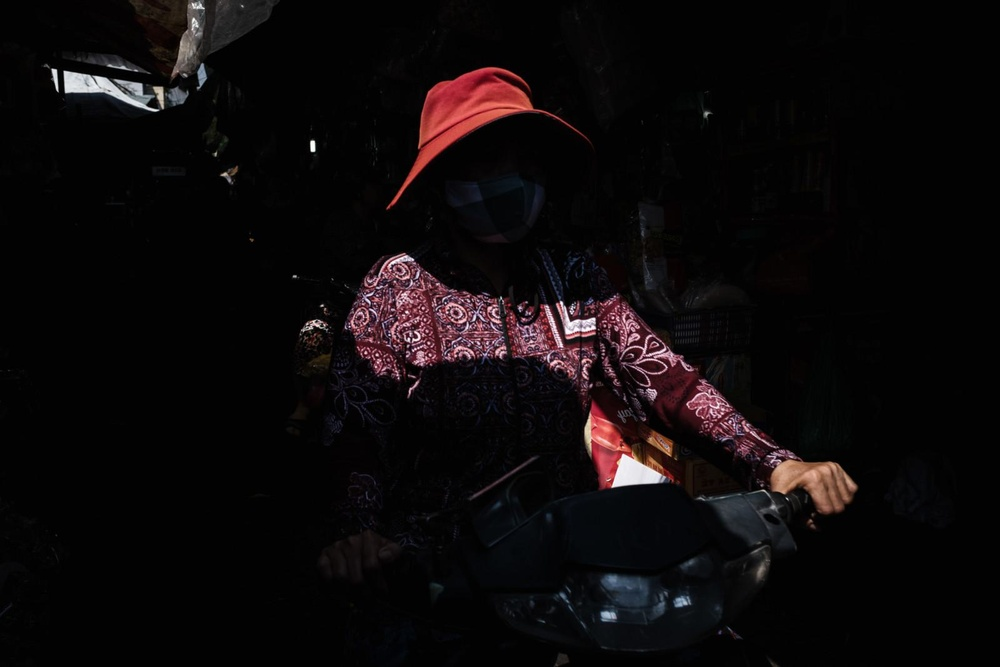
#> input picture imgs/saigon.jpeg, 1000 x 667 px, shrunk from 1600 x 1067 before the run
$ jupyter execute notebook.ipynb
#> lines starting #> are read from the running program, lines starting #| are printed output that depends on the picture
### utils.py

from matplotlib import pyplot as plt
import numpy as np


def plot_eq(img, eq=False, opencv=False):
    _, ax = plt.subplots(1, 2, figsize=(12, 6))
    title = 'Imagen ecualizada' if eq or opencv else 'Imagen con escala de grises'
    title2 = 'Histograma con distribución ecualizada' if eq or opencv else 'Histograma'
    title3 = 'Distribución Acumulada Ecualizada' if eq or opencv else 'Distribución Acumulada'

    hist, _ = np.histogram(img.flatten(), 256, [0,256])
    fda = hist.cumsum() # Funcion de distribucion acumulada (FDA)

    if not opencv:
        if eq:
            fda_norm = (fda - fda.min()) * 255 / (fda.max() - fda.min())

            img = fda_norm[img.flatten()].reshape(img.shape) # Mapeando los valores de la imagen
            hist, _ = np.histogram(img.flatten(), 256, [0,256])
            fda = hist.cumsum()

    fda_norm = fda * hist.max() / fda.max()


    ax[0].imshow(img, cmap='gray')
    ax[0].axis('off')
    ax[0].set_title(title)

    ax[1].hist(img.ravel(), bins=256, range=[0,256], label=title2)
    ax[1].plot(fda_norm, label=title3)
    ax[1].set_xlabel('Valor del pixel')
    ax[1].set_ylabel('Frecuencia')

    ax[1].legend()
    plt.tight_layout()
    plt.show()

### notebook.ipynb
# Lista 1

[cell 1]
# Librerias necesarias

import cv2 as cv
import numpy as np
import os

from matplotlib import pyplot as plt
from PIL import Image

## Inciso 1

### OpenCV

[cell 2]
# Leyendo imagen con OpenCV
img_opencv = cv.imread('imgs/saigon.jpeg', cv.IMREAD_COLOR)
#> img_opencv is the input picture: shape (667, 1000, 3); mean B, G, R 10.6, 9.7, 13.6
img_opencv_rgb = cv.cvtColor(img_opencv, cv.COLOR_BGR2RGB) # convirtiendo de BGR a RGB

# Mostrando imagen
plt.imshow(img_opencv_rgb)
plt.axis('off')
plt.show()

[cell 3]
# Almacenando imagen - OpenCV
dir_exists = cv.imwrite('imgs/save/saigon_opencv.jpeg', img_opencv) # Almacenando imagen en formato JPG

if not dir_exists:
    os.makedirs('imgs/save')
    cv.imwrite('imgs/save/saigon_opencv.jpeg', img_opencv)

[cell 4]
# Almacenando imagen con Matplotlib
plt.imsave('imgs/save/saigon_matplotlib.png', img_opencv_rgb)

[cell 5]
# Convertir a un array de numpy - OpenCV
img_opencv # En el caso de OpenCV, no es necesario porque la imagen se almacena en un array de numpy por defecto

La imagen se almacena en memoria como un arreglo tridimensional de NumPy. La primera dimensión corresponde a la altura de la imagen, reflejando la cantidad de filas. Por otra parte, la segunda dimensión indica el ancho de la imagen, donde cada elemento dentro de una fila equivale a un píxel, cada uno se representa por un arreglo unidimensional, representando a la tercera dimensión. En este arreglo, se almacena la información de color de cada píxel siguiendo el formato BGR (Azul, Verde, Rojo).

### PIL

[cell 6]
# Leyendo imagen con PIL

img_pil = Image.open('imgs/saigon.jpeg')

# Mostrando imagen
img_pil

[cell 7]
# Almacenando imagen - PIL
img_pil.save('imgs/save/saigon_pil.jpeg') # Almacenando imagen en formato JPG

# Convertir a un array de numpy - PIL
img_pil_np = np.array(img_pil)
img_pil_np

La imagen se almacena en memoria como un arreglo tridimensional. En este arreglo, se almacena la información de color de cada píxel siguiendo el formato RGB (Rojo, Verde, Azul).

## Inciso 3
##### Implementar en Python una función que haga la ecualización de histograma para una imagen en escala de grises (8 bits).

[cell 8]
from utils import plot_eq

[cell 9]
img_opencv = cv.imread('imgs/low_contrast_img.jpeg', cv.IMREAD_COLOR)
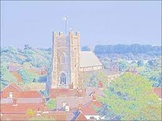
#> input picture imgs/low_contrast_img.jpeg, 162 x 121 px, shrunk from 259 x 194 before the run
#> img_opencv is the input picture: shape (121, 162, 3); mean B, G, R 208.4, 198.2, 194
img_escala_grises = cv.cvtColor(img_opencv, cv.COLOR_BGR2GRAY)
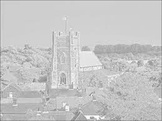
#> img_escala_grises: shape (121, 162); min 122, max 254, mean 198.2
plot_eq(img_escala_grises)
#> in plot_eq, `hist, _ = np.histogram(img.flatten(), 256, [0,256])`: hist = 256 values, max 2327 at index 206, min 0 at index 0, mean 76.57
#> in plot_eq, `fda = hist.cumsum()`: fda = 256 values from 0 to 19602
#> in plot_eq, `fda_norm = fda * hist.max() / fda.max()`: fda_norm = 256 values from 0 to 2327
#> in plot_eq, `plt.show()`:
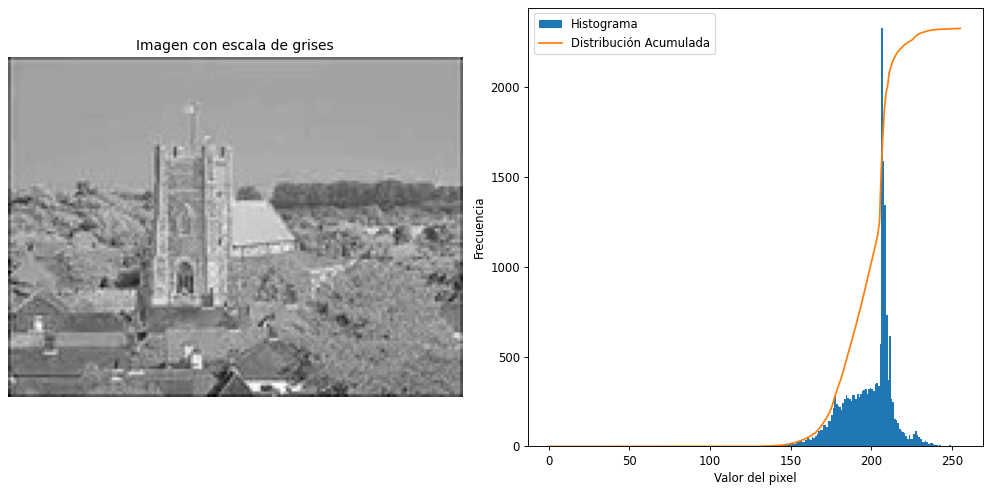
#> figure drawn by matplotlib, 2 panels; panel 2: tallest bar 2327 high, from x = 206 to 207; panel 2: curve peaks at x = 254, y = 2327

[cell 10]
plot_eq(img_escala_grises, True)
#> call 2 of plot_eq, with eq = True, opencv = False
#> in plot_eq (call 2), `fda_norm = (fda - fda.min()) * 255 / (fda.max() - fda.min())`: fda_norm = 256 values from 0 to 255
#> in plot_eq (call 2), `img = fda_norm[img.flatten()].reshape(img.shape)`:
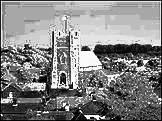
#> img: shape (121, 162) float64; min 0.013, max 255, mean 132.1
#> in plot_eq (call 2), `hist, _ = np.histogram(img.flatten(), 256, [0,256])`: hist = 256 values, max 2327 at index 167, min 0 at index 13, mean 76.57
#> in plot_eq (call 2), `fda = hist.cumsum()`: fda = 256 values from 65 to 19602
#> in plot_eq (call 2), `fda_norm = fda * hist.max() / fda.max()`: fda_norm = 256 values from 7.72 to 2327
#> in plot_eq (call 2), `plt.show()`:
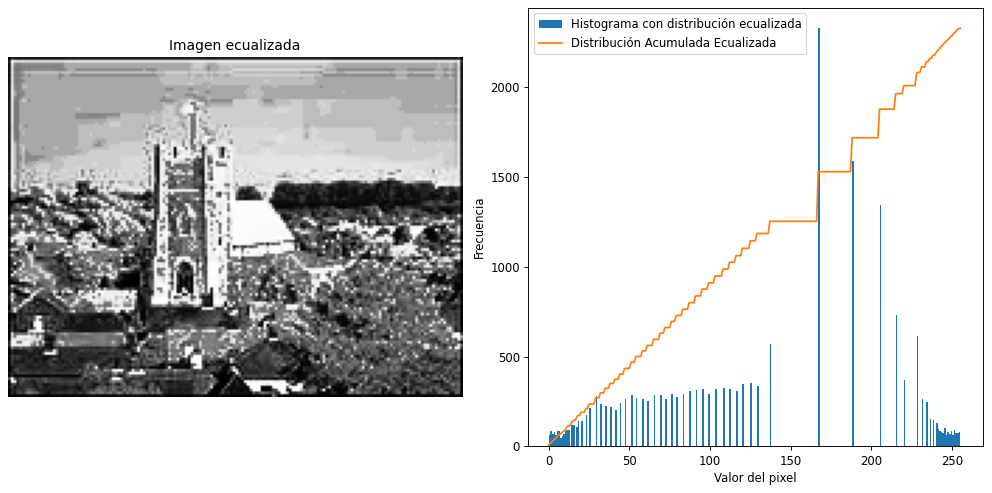
#> figure drawn by matplotlib, 2 panels; panel 2: tallest bar 2327 high, from x = 167 to 168; panel 2: curve peaks at x = 255, y = 2327

### Con OpenCV

[cell 11]
img_eq_opencv = cv.equalizeHist(img_escala_grises)
plot_eq(img = img_eq_opencv, opencv=True)

### Inciso 3 - Prueba 2

[cell 12]
img_opencv = cv.imread('imgs/monkey.jpeg', cv.IMREAD_COLOR)
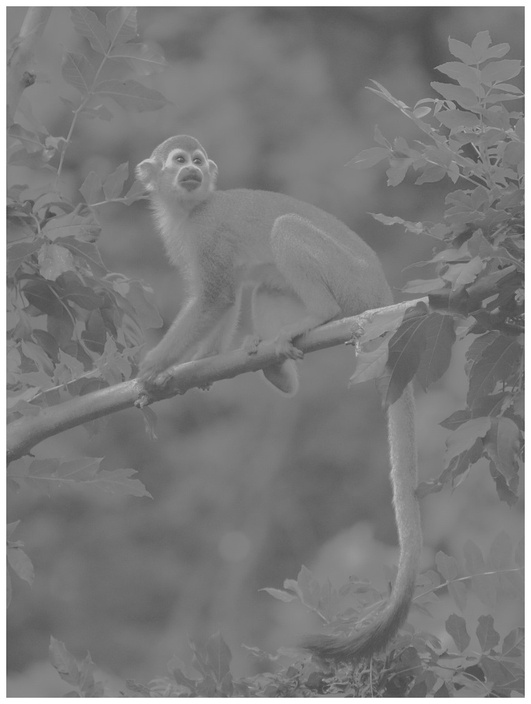
#> input picture imgs/monkey.jpeg, 531 x 704 px, shrunk from 850 x 1126 before the run
#> img_opencv is the input picture: shape (704, 531, 3); min 62, max 255, mean 124.1
img_escala_grises = cv.cvtColor(img_opencv, cv.COLOR_BGR2GRAY)
#> img_escala_grises: shape (704, 531)
plot_eq(img_escala_grises)
#> call 4 of plot_eq, with eq = False, opencv = False
#> in plot_eq (call 4), `hist, _ = np.histogram(img.flatten(), 256, [0,256])`: hist = 256 values, max 11092 at index 123, min 0 at index 0, mean 1460.2
#> in plot_eq (call 4), `fda = hist.cumsum()`: fda = 256 values from 0 to 373824
#> in plot_eq (call 4), `fda_norm = fda * hist.max() / fda.max()`: fda_norm = 256 values from 0 to 11092
#> in plot_eq (call 4), `plt.show()`:
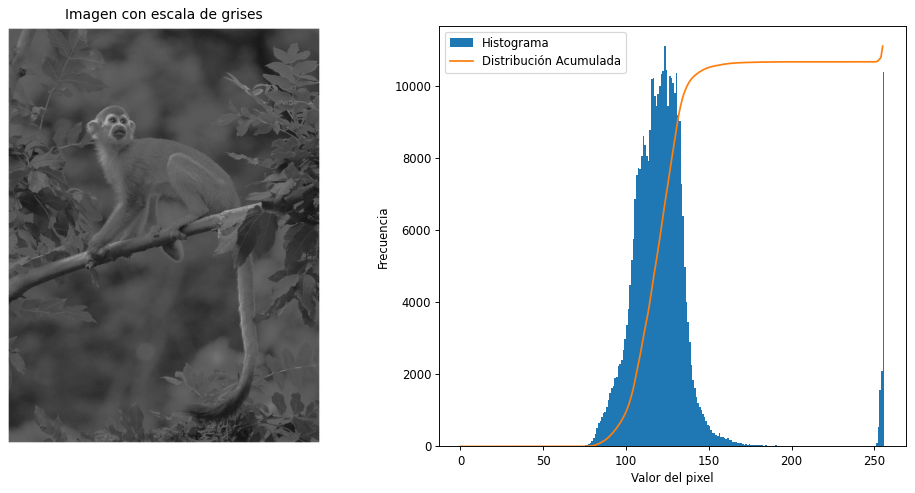
#> figure drawn by matplotlib, 2 panels; panel 2: tallest bar 11092 high, from x = 123 to 124; panel 2: curve peaks at x = 255, y = 11092

[cell 13]
plot_eq(img_escala_grises, True)
#> in plot_eq (call 5), `fda_norm = (fda - fda.min()) * 255 / (fda.max() - fda.min())`: fda_norm = 256 values from 0 to 255
#> in plot_eq (call 5), `img = fda_norm[img.flatten()].reshape(img.shape)`:
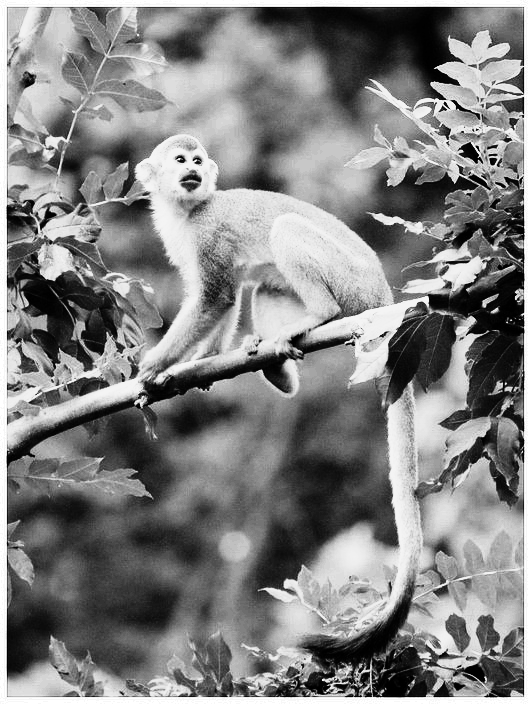
#> img: shape (704, 531) float64; min 0.000682, max 255, mean 130.1
#> in plot_eq (call 5), `hist, _ = np.histogram(img.flatten(), 256, [0,256])`: hist = 256 values, max 11092 at index 151, min 0 at index 10, mean 1460.2
#> in plot_eq (call 5), `fda = hist.cumsum()`: fda = 256 values from 1033 to 373824
#> in plot_eq (call 5), `fda_norm = fda * hist.max() / fda.max()`: fda_norm = 256 values from 30.65 to 11092
#> in plot_eq (call 5), `plt.show()`:
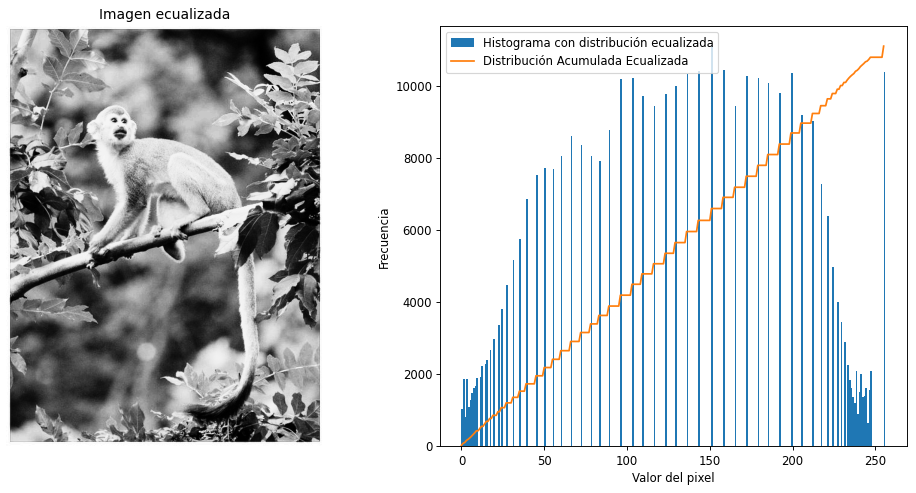
#> figure drawn by matplotlib, 2 panels; panel 2: tallest bar 11092 high, from x = 151 to 152; panel 2: curve peaks at x = 255, y = 11092

### Con OpenCV

[cell 14]
img_eq_opencv = cv.equalizeHist(img_escala_grises)
#> img_eq_opencv: shape (704, 531)
plot_eq(img = img_eq_opencv, opencv=True)
#> in plot_eq (call 6), `hist, _ = np.histogram(img.flatten(), 256, [0,256])`: hist = 256 values, max 11092 at index 152, min 0 at index 7, mean 1460.2
#> in plot_eq (call 6), `fda = hist.cumsum()`: fda = 256 values from 678 to 373824
#> in plot_eq (call 6), `fda_norm = fda * hist.max() / fda.max()`: fda_norm = 256 values from 20.12 to 11092
#> in plot_eq (call 6), `plt.show()`:
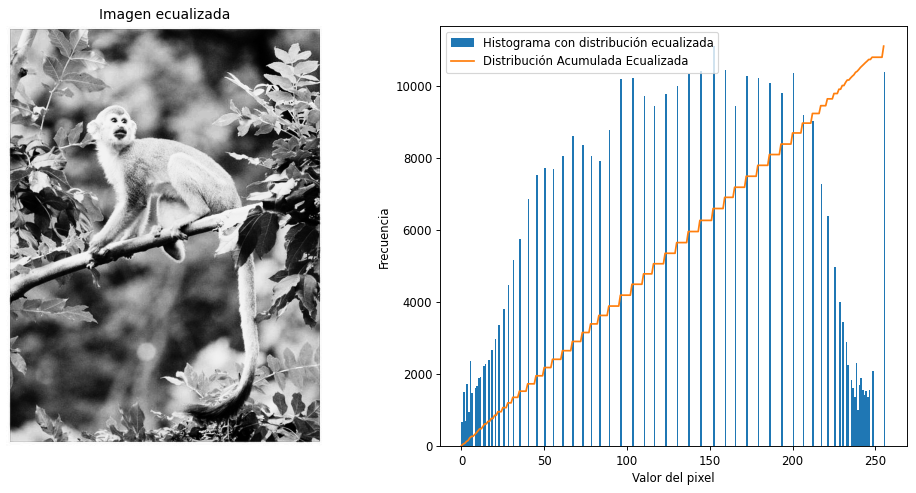
#> figure drawn by matplotlib, 2 panels; panel 2: tallest bar 11092 high, from x = 152 to 153; panel 2: curve peaks at x = 255, y = 11092
